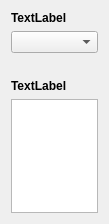
         <widget class="QWidget" name="scrollAreaWidgetContents_13">
          <property name="geometry">
           <rect>
            <x>0</x>
            <y>0</y>
            <width>109</width>
            <height>224</height>
           </rect>
          </property>
          <layout class="QGridLayout" name="gridLayout_50">
           <item row="4" column="0">
            <widget class="QLabel" name="transektstoerungursacheLabel">
             <property name="font">
              <font>
               <weight>75</weight>
               <bold>true</bold>
              </font>
             </property>
             <property name="text">
              <string>TextLabel</string>
             </property>
            </widget>
           </item>
           <item row="0" column="0">
            <widget class="QLabel" name="schutzmassnahmeidLabel">
             <property name="font">
              <font>
               <weight>75</weight>
               <bold>true</bold>
              </font>
             </property>
             <property name="text">
              <string>TextLabel</string>
             </property>
            </widget>
           </item>
           <item row="3" column="0">
            <spacer name="verticalSpacer_23">
             <property name="orientation">
              <enum>Qt::Vertical</enum>
             </property>
             <property name="sizeType">
              <enum>QSizePolicy::Fixed</enum>
             </property>
             <property name="sizeHint" stdset="0">
              <size>
               <width>20</width>
               <height>20</height>
              </size>
             </property>
            </spacer>
           </item>
           <item row="2" column="0">
            <layout class="QVBoxLayout" name="transekt_schutzmassnahmeid_chips">
             <property name="topMargin">
              <number>0</number>
             </property>
            </layout>
           </item>
           <item row="1" column="0">
            <widget class="QComboBox" name="schutzmassnahmeid"/>
           </item>
           <item row="5" column="0">
            <widget class="QTextEdit" name="transektstoerungursache">
             <property name="sizePolicy">
              <sizepolicy hsizetype="Expanding" vsizetype="Expanding">
               <horstretch>0</horstretch>
               <verstretch>2</verstretch>
              </sizepolicy>
             </property>
            </widget>
           </item>
          </layout>
         </widget>
